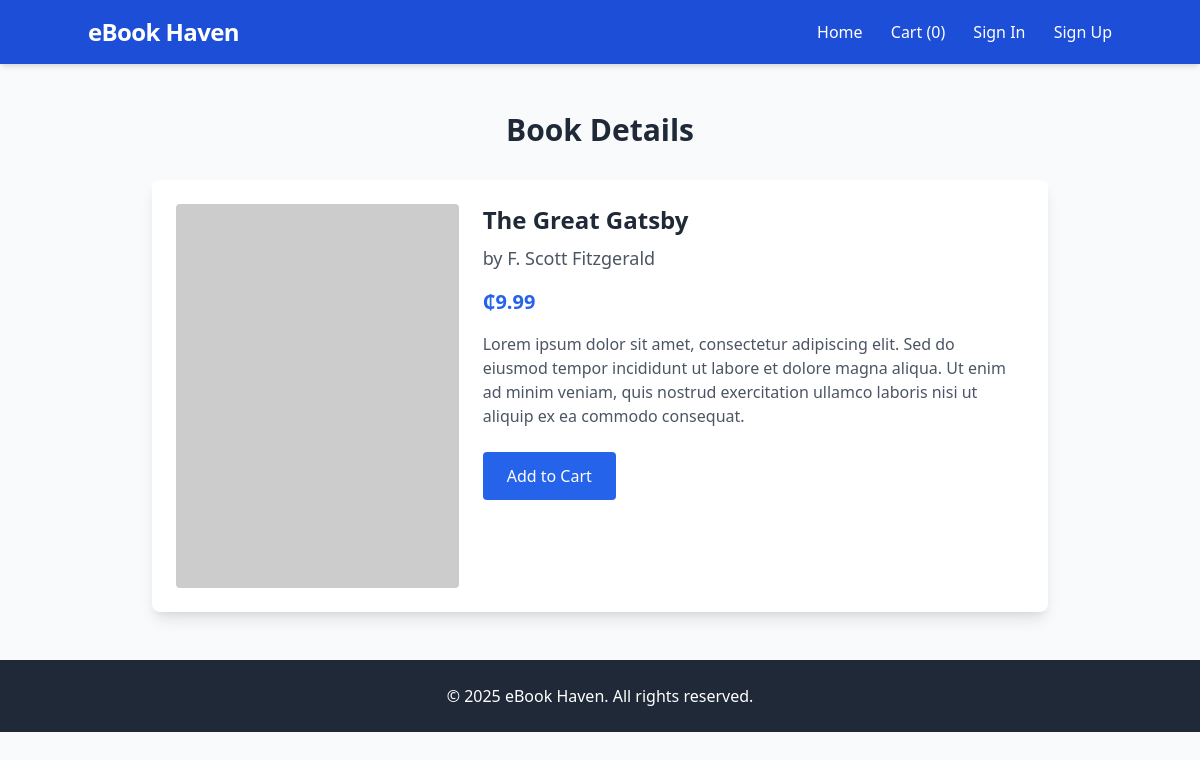
/book_details.php?id=1, run on the app's committed database.
### tables this page shows
CREATE TABLE books (
    id INT AUTO_INCREMENT PRIMARY KEY,
    title VARCHAR(255) NOT NULL,
    author VARCHAR(100) NOT NULL,
    price DECIMAL(10, 2) NOT NULL,
    cover_image VARCHAR(255) NOT NULL
);

### book_details.php (the view, shortened to what this page needs)
<?php
$conn = new mysqli("localhost", "root", "", "ebook_store");
$book = null;
$error_message = "";
if (isset($_GET['id'])) {
    $book_id = $_GET['id'];
    $stmt = $conn->prepare("SELECT * FROM books WHERE id = ?");
    $stmt->bind_param("i", $book_id);
    $stmt->execute();
    $result = $stmt->get_result();
    $book = $result->fetch_assoc();
} else {
    $error_message = "No book ID provided.";
}
?>
<!DOCTYPE html>
<html lang="en">
<head>
    <link href="https://cdn.jsdelivr.net/npm/tailwindcss@2.2.19/dist/tailwind.min.css" rel="stylesheet">
</head>
<body class="bg-gray-50">
    <nav class="bg-blue-700 p-4 text-white shadow-md">
        <div class="container mx-auto flex justify-between items-center">
            <h1 class="text-2xl font-bold tracking-tight">eBook Haven</h1>
            <div class="space-x-6">
                <a href="index.php" class="hover:underline font-medium">Home</a>
                <a href="cart.php" class="hover:underline font-medium">Cart (<?php echo isset($_SESSION['cart']) ? count($_SESSION['cart']) : 0; ?>)</a>
                <?php if (isset($_SESSION['user_id'])): ?>
                    <?php if ($_SESSION['role'] === 'admin'): ?>
                        <a href="add_book.php" class="hover:underline font-medium">Add Book</a>
                        <a href="dashboard.php" class="hover:underline font-medium">Dashboard</a>
                    <?php endif; ?>
                    <a href="order_status.php" class="hover:underline font-medium">Order Status</a>
                    <span class="font-medium">Welcome, <?php echo htmlspecialchars($_SESSION['username']); ?><?php echo $_SESSION['role'] === 'admin' ? ' (Admin)' : ''; ?></span>
                    <a href="logout.php" class="hover:underline font-medium">Logout</a>
                <?php else: ?>
                    <a href="signin.php" class="hover:underline font-medium">Sign In</a>
                    <a href="signup.php" class="hover:underline font-medium">Sign Up</a>
                <?php endif; ?>
            </div>
        </div>
    </nav>
    <div class="container mx-auto py-12 px-4">
        <h2 class="text-3xl font-bold text-gray-800 mb-8 text-center">Book Details</h2>
        <?php if ($error_message): ?>
            <div class="mb-4 p-4 bg-red-100 text-red-700 rounded text-center">
                <?php echo $error_message; ?>
                <p><a href="index.php" class="text-blue-600 underline">Return to Home</a></p>
            </div>
        <?php elseif (isset($success_message)): ?>
            <div class="mb-4 p-4 bg-green-100 text-green-700 rounded text-center">
                <?php echo $success_message; ?>
            </div>
        <?php else: ?>
            <div class="max-w-4xl mx-auto bg-white rounded-lg shadow-lg p-6 flex flex-col md:flex-row">
                <div class="md:w-1/3">
                    <img src="<?php echo htmlspecialchars($book['cover_image']); ?>" alt="<?php echo htmlspecialchars($book['title']); ?>" class="w-full h-96 object-cover rounded">
                </div>
                <div class="md:w-2/3 md:pl-6 mt-4 md:mt-0">
                    <h3 class="text-2xl font-semibold text-gray-800"><?php echo htmlspecialchars($book['title']); ?></h3>
                    <p class="text-gray-600 text-lg mt-2">by <?php echo htmlspecialchars($book['author']); ?></p>
                    <p class="text-blue-600 font-bold text-xl mt-4">₵<?php echo number_format($book['price'], 2); ?></p>
                    <p class="text-gray-600 mt-4">Lorem ipsum dolor sit amet, consectetur adipiscing elit. Sed do eiusmod tempor incididunt ut labore et dolore magna aliqua. Ut enim ad minim veniam, quis nostrud exercitation ullamco laboris nisi ut aliquip ex ea commodo consequat.</p>
                    <form method="POST" action="" class="mt-6">
                        <button type="submit" name="add_to_cart" class="bg-blue-600 text-white px-6 py-3 rounded hover:bg-blue-700 transition">Add to Cart</button>
                    </form>
                </div>
            </div>
        <?php endif; ?>
    </div>
    <footer class="bg-gray-800 text-white py-6">
        <div class="container mx-auto text-center">
            <p>© 2025 eBook Haven. All rights reserved.</p>
        </div>
    </footer>
</body>
</html>

### data on the page
books: title "The Great Gatsby", author "F. Scott Fitzgerald", price "9.99"
